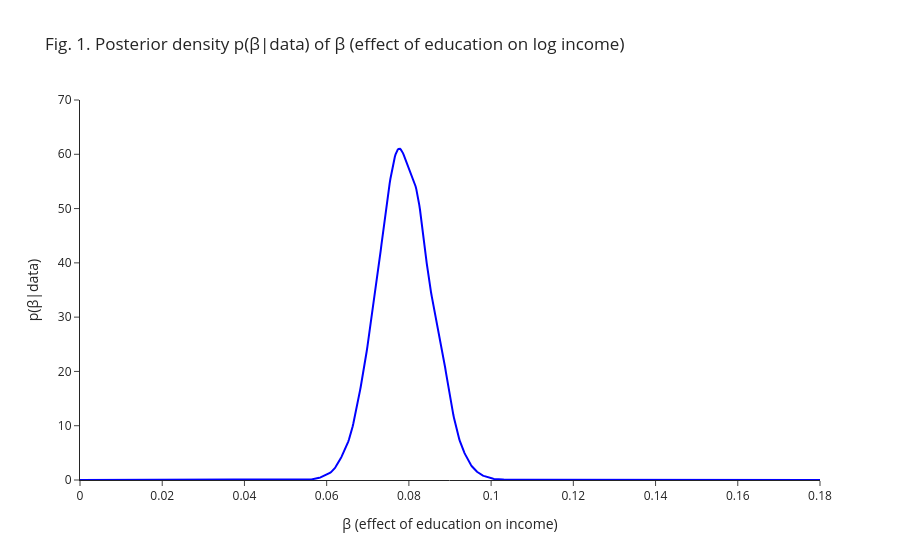
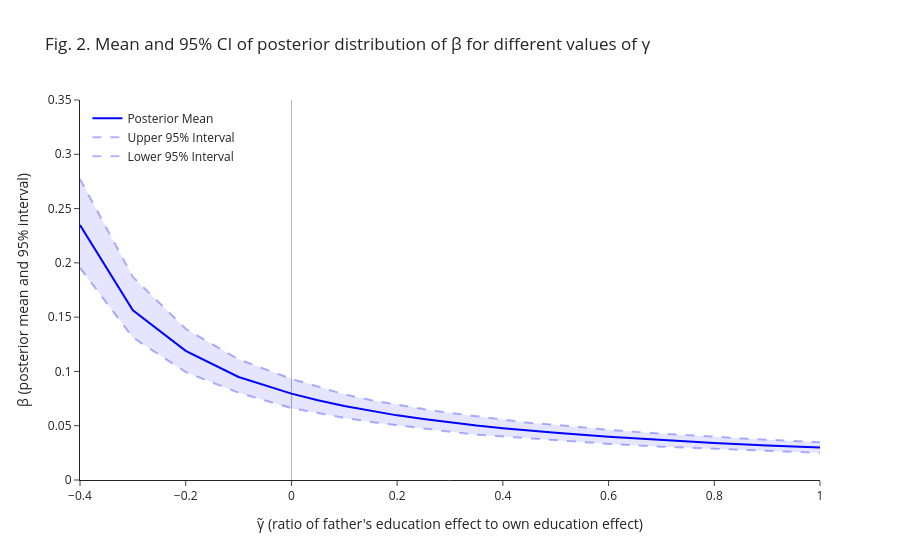
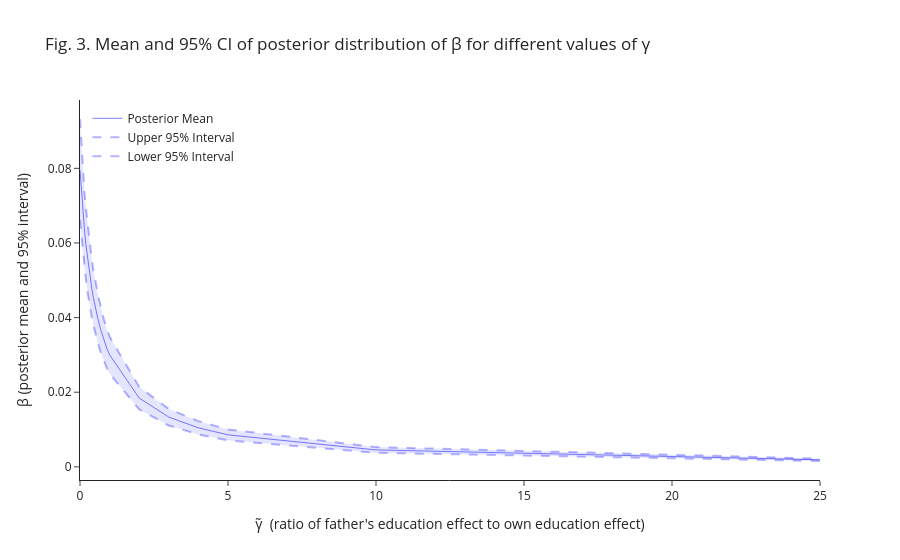

These figures' notebook cell, in order:
### Code cell
def plot_posterior_figures_plotly(
    education_effect_samples, 
    posterior_table
):
    """
    Creates three figures visualizing how the posterior
    distribution of β (the effect of education on income) behaves:

    Fig. 1: Plots the kernel density estimate of the marginal posterior p(β|data)
             using
               β^(s), s = 1 … S draws from Gibbs sampler.
    Fig. 2: Plots the posterior mean μ̂(β|γ̃) and 95% credible interval
             [q_{2.5%}, q_{97.5%}] versus γ̃ over the range [-0.4, 1.0].
             Here μ̂(β|γ̃) = (1/(S−B)) ∑_{s=B+1}^S β^(s)(γ̃)
    Fig. 3: Same as Fig. 2 but over a larger γ̃ range [0, 25].

    Args:
        education_effect_samples: array of shape (total_samples, 1),
            draws β^(s) from p(β | data, γ̃).
        posterior_table: DataFrame with columns
            ['gamma_tilde', 'Mean', '2.5%', '97.5%', '25%', '75%']
            summarizing each γ̃’s posterior mean and credible bounds.
    """
    import numpy as np
    import plotly.graph_objs as go
    from scipy import stats

    # Figure 1: plot marginal posterior density p(β | data)
    education_effect_flat = education_effect_samples.flatten()
    kde = stats.gaussian_kde(education_effect_flat)
    x_values = np.linspace(0, 0.18, 1000)
    y_values = kde(x_values)
    
    fig1 = go.Figure()
    fig1.add_trace(go.Scatter(
        x=x_values, 
        y=y_values,
        mode='lines',
        line=dict(color='blue', width=2),
        name='Posterior Density'
    ))
    fig1.update_layout(
        title="Fig. 1. Posterior density p(β|data) of β (effect of education on log income)",
        xaxis_title="β (effect of education on income)",
        yaxis_title="p(β|data)",
        xaxis=dict(range=[0, 0.18]),
        yaxis=dict(range=[0, 70]),
        template="simple_white"
    )
    fig1.show()

    # Extract summary from posterior_table:
    #   μ̂ (γ̃ )   = Mean
    #   q_{2.5%}  = lower bound of 95% CI
    #   q_{97.5%} = upper bound of 95% CI
    gamma_tilde = posterior_table['gamma_tilde'].values
    mean = posterior_table['Mean'].values
    upper = posterior_table['97.5%'].values
    lower = posterior_table['2.5%'].values

    # Figure 2: plot μ̂(γ̃) and 95% credible bands for γ̃ ∊ [–0.4, 1.0]
    mask_small = (gamma_tilde >= -0.4) & (gamma_tilde <= 1.0)
    x_small = gamma_tilde[mask_small]
    y1_small = mean[mask_small]
    y2_small = upper[mask_small]
    y3_small = lower[mask_small]

    fig2 = go.Figure()

    # mean curve: μ̂ (γ̃ )
    fig2.add_trace(go.Scatter(
        x=x_small, y=y1_small,
        mode='lines',
        name='Posterior Mean',
        line=dict(color='blue', width=2)
    ))

    # 95% bounds
    fig2.add_trace(go.Scatter(
        x=x_small, y=y2_small,
        mode='lines',
        name='Upper 95% Interval',
        line=dict(color='rgba(0,0,255,0.3)', dash='dash')
    ))
    fig2.add_trace(go.Scatter(
        x=x_small, y=y3_small,
        mode='lines',
        name='Lower 95% Interval',
        line=dict(color='rgba(0,0,255,0.3)', dash='dash')
    ))

    # fill between bounds:
    fig2.add_trace(go.Scatter(
        x=np.concatenate([x_small, x_small[::-1]]),
        y=np.concatenate([y2_small, y3_small[::-1]]),
        fill='toself',
        fillcolor='rgba(0,0,255,0.1)',
        line=dict(color='rgba(255,255,255,0)'),
        hoverinfo="skip",
        showlegend=False
    ))
    fig2.update_layout(
        title="Fig. 2. Mean and 95% CI of posterior distribution of β for different values of γ",
        xaxis_title="γ̃ (ratio of father's education effect to own education effect)",
        yaxis_title="β (posterior mean and 95% interval)",
        xaxis=dict(range=[-0.4, 1.0]),
        yaxis=dict(range=[0, 0.35]),
        template="simple_white",
        legend=dict(x=0.01, y=0.99)
    )

    # vertical line at γ̃ = 0
    fig2.add_shape(
        type="line",
        x0=0, y0=0,
        x1=0, y1=0.35,
        line=dict(color="black", width=1)
    )
    fig2.show()

    # Figure 3: same for γ̃ ∊ [0, 25]
    mask_large = (gamma_tilde >= 0) & (gamma_tilde <= 25)
    x_large = gamma_tilde[mask_large]
    y1_large = mean[mask_large]
    y2_large = upper[mask_large]
    y3_large = lower[mask_large]

    fig3 = go.Figure()
    fig3.add_trace(go.Scatter(
        x=x_large, y=y1_large,
        mode='lines',
        name='Posterior Mean',
        line=dict(color='blue', width=0.5)
    ))
    fig3.add_trace(go.Scatter(
        x=x_large, y=y2_large,
        mode='lines',
        name='Upper 95% Interval',
        line=dict(color='rgba(0,0,255,0.3)', dash='dash')
    ))
    fig3.add_trace(go.Scatter(
        x=x_large, y=y3_large,
        mode='lines',
        name='Lower 95% Interval',
        line=dict(color='rgba(0,0,255,0.3)', dash='dash')
    ))
    fig3.add_trace(go.Scatter(
        x=np.concatenate([x_large, x_large[::-1]]),
        y=np.concatenate([y2_large, y3_large[::-1]]),
        fill='toself',
        fillcolor='rgba(0,0,255,0.1)',
        line=dict(color='rgba(255,255,255,0)'),
        hoverinfo="skip",
        showlegend=False
    ))
    fig3.update_layout(
        title="Fig. 3. Mean and 95% CI of posterior distribution of β for different values of γ",
        xaxis_title="γ̃  (ratio of father's education effect to own education effect)",
        yaxis_title="β (posterior mean and 95% interval)",
        xaxis=dict(range=[0, 25]),
        template="simple_white",
        legend=dict(x=0.01, y=0.99)
    )
    fig3.show()

    return fig1, fig2, fig3


fig1, fig2, fig3 = plot_posterior_figures_plotly(education_effect_samples, posterior_table)

### Figure 1 — Plotly figure (JSON) as saved in the notebook; plotly's stock layout.template omitted (floating-point values rounded to 4 significant figures; data arrays with more than 128 entries replaced by an {"elided": "..."} marker saying what was removed)
{"data": [{"line": {"color": "blue", "width": 2}, "mode": "lines", "name": "Posterior Density", "type": "scatter", "x": {"elided": "1000 float values"}, "y": {"elided": "1000 float values"}}], "layout": {"title": {"text": "Fig. 1. Posterior density p(β|data) of β (effect of education on log income)"}, "xaxis": {"range": [0, 0.18], "title": {"text": "β (effect of education on income)"}}, "yaxis": {"range": [0, 70], "title": {"text": "p(β|data)"}}}}

### Figure 2 — Plotly figure (JSON) as saved in the notebook; plotly's stock layout.template omitted (floating-point values rounded to 4 significant figures)
{"data": [{"line": {"color": "blue", "width": 2}, "mode": "lines", "name": "Posterior Mean", "type": "scatter", "x": [-0.4, -0.3, -0.2, -0.1, 0, 0.05, 0.1, 0.15, 0.2, 0.25, 0.3, 0.35, 0.4, 0.45, 0.5, 0.6, 0.7, 0.8, 0.9, 1], "y": [0.2348, 0.1564, 0.119, 0.09485, 0.07958, 0.07345, 0.06811, 0.06366, 0.05953, 0.05618, 0.05308, 0.05015, 0.04774, 0.0454, 0.04342, 0.03981, 0.03679, 0.03413, 0.03188, 0.03002]}, {"line": {"color": "rgba(0,0,255,0.3)", "dash": "dash"}, "mode": "lines", "name": "Upper 95% Interval", "type": "scatter", "x": [-0.4, -0.3, -0.2, -0.1, 0, 0.05, 0.1, 0.15, 0.2, 0.25, 0.3, 0.35, 0.4, 0.45, 0.5, 0.6, 0.7, 0.8, 0.9, 1], "y": [0.2773, 0.1871, 0.1393, 0.1111, 0.09322, 0.08572, 0.07891, 0.07362, 0.06926, 0.06535, 0.06181, 0.05854, 0.05543, 0.05262, 0.0509, 0.04626, 0.0427, 0.03967, 0.03708, 0.03488]}, {"line": {"color": "rgba(0,0,255,0.3)", "dash": "dash"}, "mode": "lines", "name": "Lower 95% Interval", "type": "scatter", "x": [-0.4, -0.3, -0.2, -0.1, 0, 0.05, 0.1, 0.15, 0.2, 0.25, 0.3, 0.35, 0.4, 0.45, 0.5, 0.6, 0.7, 0.8, 0.9, 1], "y": [0.1953, 0.1312, 0.09935, 0.08035, 0.0662, 0.06166, 0.05719, 0.05347, 0.05024, 0.04713, 0.04447, 0.04176, 0.04, 0.03813, 0.03638, 0.03325, 0.03067, 0.02856, 0.02662, 0.02499]}, {"fill": "toself", "fillcolor": "rgba(0,0,255,0.1)", "hoverinfo": "skip", "line": {"color": "rgba(255,255,255,0)"}, "showlegend": false, "type": "scatter", "x": [-0.4, -0.3, -0.2, -0.1, 0, 0.05, 0.1, 0.15, 0.2, 0.25, 0.3, 0.35, 0.4, 0.45, 0.5, 0.6, 0.7, 0.8, 0.9, 1, 1, 0.9, 0.8, 0.7, 0.6, 0.5, 0.45, 0.4, 0.35, 0.3, 0.25, 0.2, 0.15, 0.1, 0.05, 0, -0.1, -0.2, -0.3, -0.4], "y": [0.2773, 0.1871, 0.1393, 0.1111, 0.09322, 0.08572, 0.07891, 0.07362, 0.06926, 0.06535, 0.06181, 0.05854, 0.05543, 0.05262, 0.0509, 0.04626, 0.0427, 0.03967, 0.03708, 0.03488, 0.02499, 0.02662, 0.02856, 0.03067, 0.03325, 0.03638, 0.03813, 0.04, 0.04176, 0.04447, 0.04713, 0.05024, 0.05347, 0.05719, 0.06166, 0.0662, 0.08035, 0.09935, 0.1312, 0.1953]}], "layout": {"legend": {"x": 0.01, "y": 0.99}, "shapes": [{"line": {"color": "black", "width": 1}, "type": "line", "x0": 0, "x1": 0, "y0": 0, "y1": 0.35}], "title": {"text": "Fig. 2. Mean and 95% CI of posterior distribution of β for different values of γ"}, "xaxis": {"range": [-0.4, 1], "title": {"text": "γ̃ (ratio of father's education effect to own education effect)"}}, "yaxis": {"range": [0, 0.35], "title": {"text": "β (posterior mean and 95% interval)"}}}}

### Figure 3 — Plotly figure (JSON) as saved in the notebook; plotly's stock layout.template omitted (floating-point values rounded to 4 significant figures)
{"data": [{"line": {"color": "blue", "width": 0.5}, "mode": "lines", "name": "Posterior Mean", "type": "scatter", "x": [0, 0.05, 0.1, 0.15, 0.2, 0.25, 0.3, 0.35, 0.4, 0.45, 0.5, 0.6, 0.7, 0.8, 0.9, 1, 2, 3, 4, 5, 10, 25], "y": [0.07958, 0.07345, 0.06811, 0.06366, 0.05953, 0.05618, 0.05308, 0.05015, 0.04774, 0.0454, 0.04342, 0.03981, 0.03679, 0.03413, 0.03188, 0.03002, 0.01844, 0.01333, 0.01045, 0.008579, 0.004533, 0.00188]}, {"line": {"color": "rgba(0,0,255,0.3)", "dash": "dash"}, "mode": "lines", "name": "Upper 95% Interval", "type": "scatter", "x": [0, 0.05, 0.1, 0.15, 0.2, 0.25, 0.3, 0.35, 0.4, 0.45, 0.5, 0.6, 0.7, 0.8, 0.9, 1, 2, 3, 4, 5, 10, 25], "y": [0.09322, 0.08572, 0.07891, 0.07362, 0.06926, 0.06535, 0.06181, 0.05854, 0.05543, 0.05262, 0.0509, 0.04626, 0.0427, 0.03967, 0.03708, 0.03488, 0.02142, 0.01552, 0.01224, 0.01003, 0.005284, 0.002202]}, {"line": {"color": "rgba(0,0,255,0.3)", "dash": "dash"}, "mode": "lines", "name": "Lower 95% Interval", "type": "scatter", "x": [0, 0.05, 0.1, 0.15, 0.2, 0.25, 0.3, 0.35, 0.4, 0.45, 0.5, 0.6, 0.7, 0.8, 0.9, 1, 2, 3, 4, 5, 10, 25], "y": [0.0662, 0.06166, 0.05719, 0.05347, 0.05024, 0.04713, 0.04447, 0.04176, 0.04, 0.03813, 0.03638, 0.03325, 0.03067, 0.02856, 0.02662, 0.02499, 0.01538, 0.01109, 0.008687, 0.007113, 0.003765, 0.001565]}, {"fill": "toself", "fillcolor": "rgba(0,0,255,0.1)", "hoverinfo": "skip", "line": {"color": "rgba(255,255,255,0)"}, "showlegend": false, "type": "scatter", "x": [0, 0.05, 0.1, 0.15, 0.2, 0.25, 0.3, 0.35, 0.4, 0.45, 0.5, 0.6, 0.7, 0.8, 0.9, 1, 2, 3, 4, 5, 10, 25, 25, 10, 5, 4, 3, 2, 1, 0.9, 0.8, 0.7, 0.6, 0.5, 0.45, 0.4, 0.35, 0.3, 0.25, 0.2, 0.15, 0.1, 0.05, 0], "y": [0.09322, 0.08572, 0.07891, 0.07362, 0.06926, 0.06535, 0.06181, 0.05854, 0.05543, 0.05262, 0.0509, 0.04626, 0.0427, 0.03967, 0.03708, 0.03488, 0.02142, 0.01552, 0.01224, 0.01003, 0.005284, 0.002202, 0.001565, 0.003765, 0.007113, 0.008687, 0.01109, 0.01538, 0.02499, 0.02662, 0.02856, 0.03067, 0.03325, 0.03638, 0.03813, 0.04, 0.04176, 0.04447, 0.04713, 0.05024, 0.05347, 0.05719, 0.06166, 0.0662]}], "layout": {"legend": {"x": 0.01, "y": 0.99}, "title": {"text": "Fig. 3. Mean and 95% CI of posterior distribution of β for different values of γ"}, "xaxis": {"range": [0, 25], "title": {"text": "γ̃  (ratio of father's education effect to own education effect)"}}, "yaxis": {"title": {"text": "β (posterior mean and 95% interval)"}}}}
